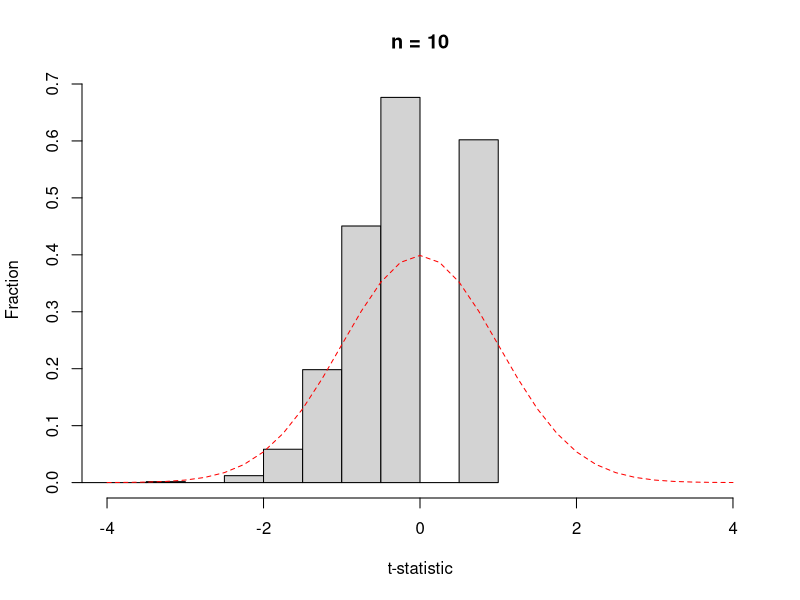
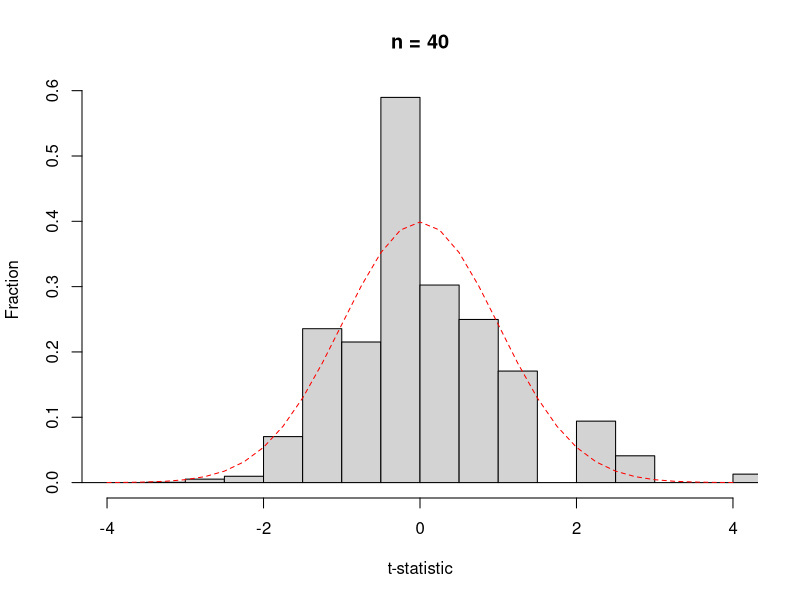
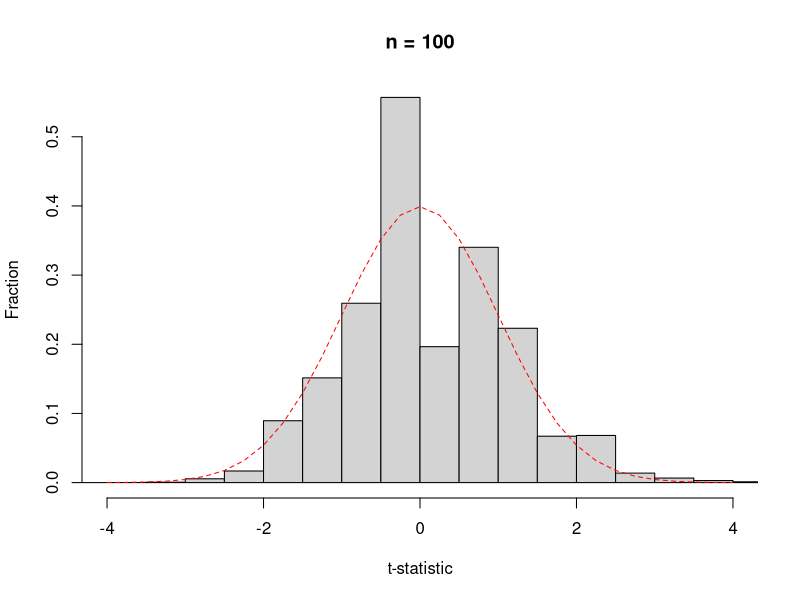

Write the R code that produced these figures, in order.
## ---- chunk 1
# n - number of draws from a Bernoulli random variable with p = 0.8
randvar <- function(n) rbinom(n, size = 1, prob = 0.8)

# Calculate the t-statistic
tstat <- function(x) (mean(x) - 0.8) / (sd(x) / sqrt(length(x)))

# Visualize distribution compared to standard normal
viz <- function(x, ...) {
  hist(x, freq = FALSE, xlab = "t-statistic", ylab = "Fraction",
       xlim = c(-4, 4), ...)
  x <- seq(-4, 4, by = 0.25)
  y <- dnorm(x)
  lines(x, y, col = "red", lty = "dashed")
}
## ---- chunk 2
draws <- replicate(500000, randvar(10))
tstats <- apply(draws, 2, tstat)
viz(tstats, main = "n = 10")
## ---- chunk 3
draws <- replicate(500000, randvar(40))
tstats <- apply(draws, 2, tstat)
viz(tstats, main = "n = 40")
## ---- chunk 4
draws <- replicate(500000, randvar(100))
tstats <- apply(draws, 2, tstat)
viz(tstats, main = "n = 100")
